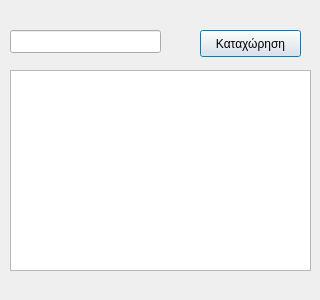
<?xml version="1.0" encoding="UTF-8"?>
<ui version="4.0">
 <class>apografiClass</class>
 <widget class="QDialog" name="apografiClass">
  <property name="geometry">
   <rect>
    <x>0</x>
    <y>0</y>
    <width>320</width>
    <height>300</height>
   </rect>
  </property>
  <property name="windowTitle">
   <string>Απογραφή</string>
  </property>
  <widget class="QLineEdit" name="lineScan">
   <property name="geometry">
    <rect>
     <x>10</x>
     <y>30</y>
     <width>151</width>
     <height>23</height>
    </rect>
   </property>
  </widget>
  <widget class="QTableWidget" name="tableWidget">
   <property name="geometry">
    <rect>
     <x>10</x>
     <y>70</y>
     <width>301</width>
     <height>201</height>
    </rect>
   </property>
  </widget>
  <widget class="QPushButton" name="pushButton">
   <property name="geometry">
    <rect>
     <x>200</x>
     <y>30</y>
     <width>101</width>
     <height>27</height>
    </rect>
   </property>
   <property name="text">
    <string>Καταχώρηση</string>
   </property>
  </widget>
 </widget>
 <layoutdefault spacing="6" margin="11"/>
 <resources/>
 <connections/>
</ui>
